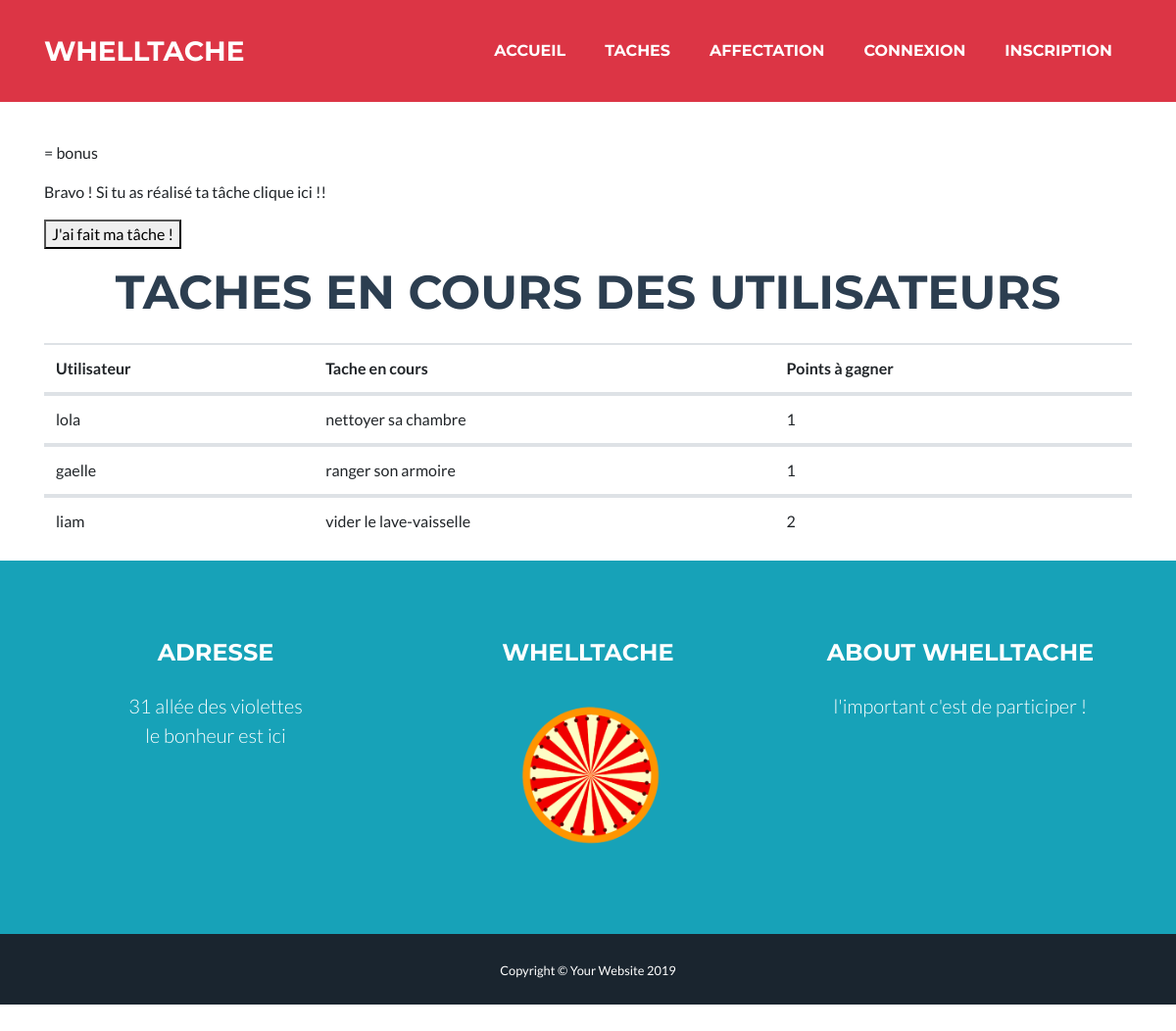
/index.php?page=affectation, run on the app's committed database.
### tables this page shows
CREATE TABLE `utilisateur` (
  `id` bigint(20) NOT NULL,
  `nom` varchar(255) NOT NULL,
  `age` int(11) NOT NULL,
  `password` varchar(255) DEFAULT NULL,
  `avatar_id` bigint(20) DEFAULT NULL,
  `civilite_id` bigint(20) NOT NULL,
  `tache_id` bigint(20) DEFAULT NULL
);

CREATE TABLE `tache` (
  `id` bigint(20) NOT NULL,
  `libelle` varchar(255) NOT NULL,
  `points` int(11) NOT NULL
);

### pages/affectation.php (the view, shortened to what this page needs)
<section class="page-section portfolio" id="portfolio">
    <div class="container">
        <div>
            <div class="tache_aleatoire">
                <br>
                <?php
                $tacheEnCours = "SELECT tache.id as tache_id, tache.libelle as libelle, tache.points as points FROM tache, utilisateur  WHERE utilisateur.id = '" . $_SESSION["userConnected"]["id"] . "' AND tache.id = utilisateur.tache_id ";
                $statement = $dbh->prepare($tacheEnCours);
                $statement->execute();
                $tasks = $statement->fetch();
                echo ' ' . '<p>' . $tasks["libelle"] . ' = ';
                echo ' ' . $tasks["points"] . ' bonus</p>';
                echo '<p> Bravo ! Si tu as réalisé ta tâche clique ici !!</p>';
                ?>
                <form action="index.php?page=affectation&t=<?php echo $tasks['tache_id']; ?>&s=<?php echo $tasks['points']; ?>"
                      method="post">
                    <button type="submit"> J'ai fait ma tâche !</button>
                </form>
                <?php
                $tacheEnCoursUsers = "SELECT * FROM tache, utilisateur  WHERE  tache.id = utilisateur.tache_id ";
                $statement = $dbh->prepare($tacheEnCoursUsers);
                $statement->execute();
                $tecs = $statement->fetchAll();
                ?>
                <h2 class="page-section-heading text-center text-uppercase text-secondary p-4">TACHES EN COURS DES
                    UTILISATEURS</h2>
                <section class="P3">
                    <table class="table">
                        <thead>
                        <tr>
                            <th scope="col">Utilisateur</th>
                            <th scope="col">Tache en cours</th>
                            <th scope="col">Points à gagner</th>
                        </tr>
                        </thead>
                        <?php foreach ($tecs as $tec) { ?>
                        <tbody>
                        <tr>
                            <td><?php echo $tec['nom'] ?></td>
                            <td><?php echo $tec["libelle"] ?></td>
                            <td><?php echo $tec["points"] ?></td>
                            <?php } ?>
                        </tr>
                        </tbody>
                    </table>
                </section>
            </div>
        </div>
    </div>

### data on the page
utilisateur: nom "lola", tache.libelle "nettoyer sa chambre", tache.points "1"
utilisateur: nom "gaelle", tache.libelle "ranger son armoire", tache.points "1"
utilisateur: nom "liam", tache.libelle "vider le lave-vaisselle", tache.points "2"
